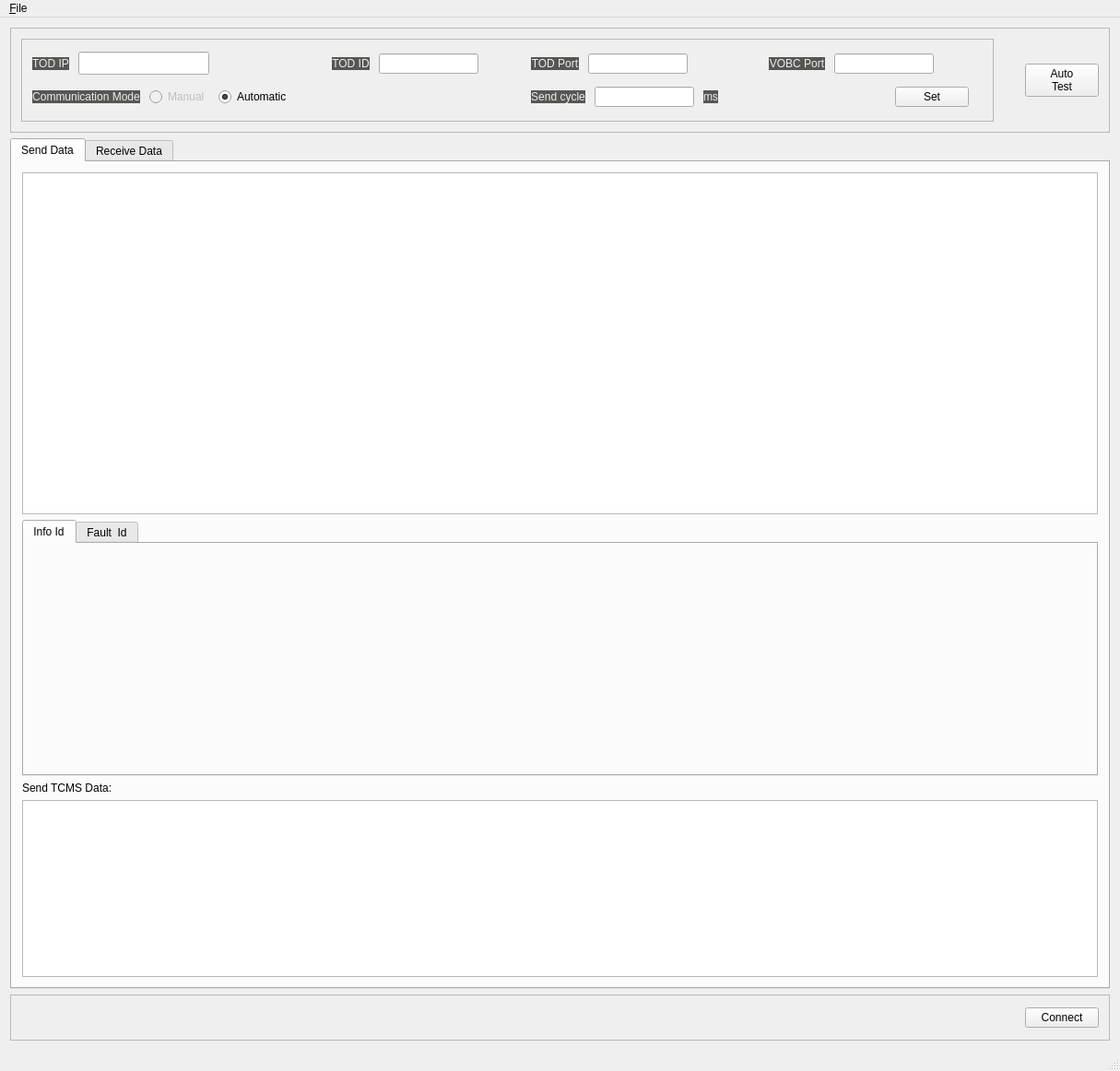
<?xml version="1.0" encoding="UTF-8"?>
<ui version="4.0">
 <class>MainWindow</class>
 <widget class="QMainWindow" name="MainWindow">
  <property name="geometry">
   <rect>
    <x>0</x>
    <y>0</y>
    <width>1215</width>
    <height>1162</height>
   </rect>
  </property>
  <property name="windowTitle">
   <string>MainWindow</string>
  </property>
  <property name="styleSheet">
   <string notr="true"/>
  </property>
  <widget class="QWidget" name="centralWidget">
   <layout class="QGridLayout" name="gridLayout">
    <item row="0" column="0">
     <widget class="QFrame" name="frame_3">
      <property name="frameShape">
       <enum>QFrame::StyledPanel</enum>
      </property>
      <property name="frameShadow">
       <enum>QFrame::Raised</enum>
      </property>
      <layout class="QHBoxLayout" name="horizontalLayout_2">
       <item>
        <widget class="QFrame" name="frame">
         <property name="enabled">
          <bool>true</bool>
         </property>
         <property name="minimumSize">
          <size>
           <width>1000</width>
           <height>90</height>
          </size>
         </property>
         <property name="styleSheet">
          <string notr="true"/>
         </property>
         <property name="frameShape">
          <enum>QFrame::StyledPanel</enum>
         </property>
         <property name="frameShadow">
          <enum>QFrame::Raised</enum>
         </property>
         <layout class="QGridLayout" name="gridLayout_2">
          <item row="0" column="0">
           <widget class="QWidget" name="widget_6" native="true">
            <layout class="QHBoxLayout" name="horizontalLayout_7" stretch="0,0,1">
             <property name="spacing">
              <number>10</number>
             </property>
             <property name="leftMargin">
              <number>0</number>
             </property>
             <property name="topMargin">
              <number>0</number>
             </property>
             <property name="rightMargin">
              <number>0</number>
             </property>
             <property name="bottomMargin">
              <number>0</number>
             </property>
             <item>
              <widget class="QLabel" name="label">
               <property name="sizePolicy">
                <sizepolicy hsizetype="Fixed" vsizetype="Fixed">
                 <horstretch>0</horstretch>
                 <verstretch>0</verstretch>
                </sizepolicy>
               </property>
               <property name="styleSheet">
                <string notr="true">color: rgb(238, 238, 236);
background-color: rgb(85, 87, 83);</string>
               </property>
               <property name="text">
                <string>TOD IP</string>
               </property>
               <property name="alignment">
                <set>Qt::AlignCenter</set>
               </property>
              </widget>
             </item>
             <item>
              <widget class="LineEdit" name="todIpLineEdit">
               <property name="sizePolicy">
                <sizepolicy hsizetype="Fixed" vsizetype="Fixed">
                 <horstretch>0</horstretch>
                 <verstretch>0</verstretch>
                </sizepolicy>
               </property>
               <property name="minimumSize">
                <size>
                 <width>142</width>
                 <height>25</height>
                </size>
               </property>
               <property name="styleSheet">
                <string notr="true"/>
               </property>
              </widget>
             </item>
             <item>
              <spacer name="horizontalSpacer_8">
               <property name="orientation">
                <enum>Qt::Horizontal</enum>
               </property>
               <property name="sizeHint" stdset="0">
                <size>
                 <width>40</width>
                 <height>20</height>
                </size>
               </property>
              </spacer>
             </item>
            </layout>
           </widget>
          </item>
          <item row="0" column="1">
           <spacer name="horizontalSpacer_11">
            <property name="orientation">
             <enum>Qt::Horizontal</enum>
            </property>
            <property name="sizeHint" stdset="0">
             <size>
              <width>40</width>
              <height>20</height>
             </size>
            </property>
           </spacer>
          </item>
          <item row="0" column="2">
           <widget class="QWidget" name="widget_5" native="true">
            <layout class="QHBoxLayout" name="horizontalLayout_6" stretch="0,0,1">
             <property name="spacing">
              <number>10</number>
             </property>
             <property name="leftMargin">
              <number>0</number>
             </property>
             <property name="topMargin">
              <number>0</number>
             </property>
             <property name="rightMargin">
              <number>0</number>
             </property>
             <property name="bottomMargin">
              <number>0</number>
             </property>
             <item>
              <widget class="QLabel" name="label_3">
               <property name="sizePolicy">
                <sizepolicy hsizetype="Fixed" vsizetype="Fixed">
                 <horstretch>0</horstretch>
                 <verstretch>0</verstretch>
                </sizepolicy>
               </property>
               <property name="styleSheet">
                <string notr="true">color: rgb(238, 238, 236);
background-color: rgb(85, 87, 83);</string>
               </property>
               <property name="text">
                <string>TOD ID</string>
               </property>
               <property name="alignment">
                <set>Qt::AlignCenter</set>
               </property>
              </widget>
             </item>
             <item>
              <widget class="LineEdit" name="todIdLineEdit">
               <property name="sizePolicy">
                <sizepolicy hsizetype="Fixed" vsizetype="Fixed">
                 <horstretch>0</horstretch>
                 <verstretch>0</verstretch>
                </sizepolicy>
               </property>
              </widget>
             </item>
             <item>
              <spacer name="horizontalSpacer_5">
               <property name="orientation">
                <enum>Qt::Horizontal</enum>
               </property>
               <property name="sizeHint" stdset="0">
                <size>
                 <width>40</width>
                 <height>20</height>
                </size>
               </property>
              </spacer>
             </item>
            </layout>
           </widget>
          </item>
          <item row="0" column="3">
           <widget class="QWidget" name="widget_2" native="true">
            <layout class="QHBoxLayout" name="horizontalLayout_3" stretch="0,0,1">
             <property name="spacing">
              <number>10</number>
             </property>
             <property name="leftMargin">
              <number>0</number>
             </property>
             <property name="topMargin">
              <number>0</number>
             </property>
             <property name="rightMargin">
              <number>0</number>
             </property>
             <property name="bottomMargin">
              <number>0</number>
             </property>
             <item>
              <widget class="QLabel" name="label_2">
               <property name="sizePolicy">
                <sizepolicy hsizetype="Fixed" vsizetype="Fixed">
                 <horstretch>0</horstretch>
                 <verstretch>0</verstretch>
                </sizepolicy>
               </property>
               <property name="styleSheet">
                <string notr="true">color: rgb(238, 238, 236);
background-color: rgb(85, 87, 83);</string>
               </property>
               <property name="text">
                <string>TOD Port</string>
               </property>
               <property name="alignment">
                <set>Qt::AlignCenter</set>
               </property>
              </widget>
             </item>
             <item>
              <widget class="LineEdit" name="todPortLineEdit">
               <property name="sizePolicy">
                <sizepolicy hsizetype="Fixed" vsizetype="Fixed">
                 <horstretch>0</horstretch>
                 <verstretch>0</verstretch>
                </sizepolicy>
               </property>
              </widget>
             </item>
             <item>
              <spacer name="horizontalSpacer">
               <property name="orientation">
                <enum>Qt::Horizontal</enum>
               </property>
               <property name="sizeHint" stdset="0">
                <size>
                 <width>40</width>
                 <height>20</height>
                </size>
               </property>
              </spacer>
             </item>
            </layout>
           </widget>
          </item>
          <item row="0" column="4">
           <spacer name="horizontalSpacer_12">
            <property name="orientation">
             <enum>Qt::Horizontal</enum>
            </property>
            <property name="sizeHint" stdset="0">
             <size>
              <width>40</width>
              <height>20</height>
             </size>
            </property>
           </spacer>
          </item>
          <item row="0" column="5">
           <widget class="QWidget" name="widget_3" native="true">
            <layout class="QHBoxLayout" name="horizontalLayout_4" stretch="0,0,1">
             <property name="spacing">
              <number>10</number>
             </property>
             <property name="leftMargin">
              <number>0</number>
             </property>
             <property name="topMargin">
              <number>0</number>
             </property>
             <property name="rightMargin">
              <number>0</number>
             </property>
             <property name="bottomMargin">
              <number>0</number>
             </property>
             <item>
              <widget class="QLabel" name="label_4">
               <property name="sizePolicy">
                <sizepolicy hsizetype="Fixed" vsizetype="Fixed">
                 <horstretch>0</horstretch>
                 <verstretch>0</verstretch>
                </sizepolicy>
               </property>
               <property name="styleSheet">
                <string notr="true">color: rgb(238, 238, 236);
background-color: rgb(85, 87, 83);</string>
               </property>
               <property name="text">
                <string>VOBC Port</string>
               </property>
               <property name="alignment">
                <set>Qt::AlignCenter</set>
               </property>
              </widget>
             </item>
             <item>
              <widget class="LineEdit" name="vobcPortLineEdit">
               <property name="sizePolicy">
                <sizepolicy hsizetype="Fixed" vsizetype="Fixed">
                 <horstretch>0</horstretch>
                 <verstretch>0</verstretch>
                </sizepolicy>
               </property>
              </widget>
             </item>
             <item>
              <spacer name="horizontalSpacer_2">
               <property name="orientation">
                <enum>Qt::Horizontal</enum>
               </property>
               <property name="sizeHint" stdset="0">
                <size>
                 <width>40</width>
                 <height>20</height>
                </size>
               </property>
              </spacer>
             </item>
            </layout>
           </widget>
          </item>
          <item row="0" column="6" rowspan="2">
           <spacer name="horizontalSpacer_13">
            <property name="orientation">
             <enum>Qt::Horizontal</enum>
            </property>
            <property name="sizeHint" stdset="0">
             <size>
              <width>17</width>
              <height>68</height>
             </size>
            </property>
           </spacer>
          </item>
          <item row="1" column="0" colspan="2">
           <widget class="QWidget" name="widget_7" native="true">
            <layout class="QHBoxLayout" name="horizontalLayout_8" stretch="0,0,0,1">
             <property name="spacing">
              <number>10</number>
             </property>
             <property name="leftMargin">
              <number>0</number>
             </property>
             <property name="topMargin">
              <number>0</number>
             </property>
             <property name="rightMargin">
              <number>0</number>
             </property>
             <property name="bottomMargin">
              <number>0</number>
             </property>
             <item>
              <widget class="QLabel" name="label_5">
               <property name="sizePolicy">
                <sizepolicy hsizetype="Fixed" vsizetype="Fixed">
                 <horstretch>0</horstretch>
                 <verstretch>0</verstretch>
                </sizepolicy>
               </property>
               <property name="layoutDirection">
                <enum>Qt::LeftToRight</enum>
               </property>
               <property name="styleSheet">
                <string notr="true">color: rgb(238, 238, 236);
background-color: rgb(85, 87, 83);</string>
               </property>
               <property name="text">
                <string>Communication Mode</string>
               </property>
               <property name="alignment">
                <set>Qt::AlignCenter</set>
               </property>
              </widget>
             </item>
             <item>
              <widget class="QRadioButton" name="manualRadioBtn">
               <property name="enabled">
                <bool>false</bool>
               </property>
               <property name="sizePolicy">
                <sizepolicy hsizetype="Fixed" vsizetype="Fixed">
                 <horstretch>0</horstretch>
                 <verstretch>0</verstretch>
                </sizepolicy>
               </property>
               <property name="text">
                <string>Manual</string>
               </property>
               <property name="autoExclusive">
                <bool>true</bool>
               </property>
              </widget>
             </item>
             <item>
              <widget class="QRadioButton" name="autoRadioBtn">
               <property name="sizePolicy">
                <sizepolicy hsizetype="Fixed" vsizetype="Fixed">
                 <horstretch>0</horstretch>
                 <verstretch>0</verstretch>
                </sizepolicy>
               </property>
               <property name="text">
                <string>Automatic</string>
               </property>
               <property name="checked">
                <bool>true</bool>
               </property>
               <property name="autoExclusive">
                <bool>true</bool>
               </property>
              </widget>
             </item>
             <item>
              <spacer name="horizontalSpacer_9">
               <property name="orientation">
                <enum>Qt::Horizontal</enum>
               </property>
               <property name="sizeHint" stdset="0">
                <size>
                 <width>40</width>
                 <height>20</height>
                </size>
               </property>
              </spacer>
             </item>
            </layout>
           </widget>
          </item>
          <item row="1" column="2">
           <spacer name="horizontalSpacer_10">
            <property name="orientation">
             <enum>Qt::Horizontal</enum>
            </property>
            <property name="sizeHint" stdset="0">
             <size>
              <width>212</width>
              <height>20</height>
             </size>
            </property>
           </spacer>
          </item>
          <item row="1" column="3" colspan="2">
           <widget class="QWidget" name="widget_4" native="true">
            <layout class="QHBoxLayout" name="horizontalLayout_5" stretch="0,0,0,1">
             <property name="spacing">
              <number>10</number>
             </property>
             <property name="leftMargin">
              <number>0</number>
             </property>
             <property name="topMargin">
              <number>0</number>
             </property>
             <property name="rightMargin">
              <number>0</number>
             </property>
             <property name="bottomMargin">
              <number>0</number>
             </property>
             <item>
              <widget class="QLabel" name="label_6">
               <property name="sizePolicy">
                <sizepolicy hsizetype="Fixed" vsizetype="Fixed">
                 <horstretch>0</horstretch>
                 <verstretch>0</verstretch>
                </sizepolicy>
               </property>
               <property name="styleSheet">
                <string notr="true">color: rgb(238, 238, 236);
background-color: rgb(85, 87, 83);</string>
               </property>
               <property name="text">
                <string>Send cycle</string>
               </property>
               <property name="alignment">
                <set>Qt::AlignCenter</set>
               </property>
              </widget>
             </item>
             <item>
              <widget class="LineEdit" name="sendCycleLineEdit">
               <property name="sizePolicy">
                <sizepolicy hsizetype="Fixed" vsizetype="Fixed">
                 <horstretch>0</horstretch>
                 <verstretch>0</verstretch>
                </sizepolicy>
               </property>
               <property name="statusTip">
                <string/>
               </property>
               <property name="text">
                <string/>
               </property>
               <property name="placeholderText">
                <string/>
               </property>
              </widget>
             </item>
             <item>
              <widget class="QLabel" name="label_7">
               <property name="sizePolicy">
                <sizepolicy hsizetype="Fixed" vsizetype="Fixed">
                 <horstretch>0</horstretch>
                 <verstretch>0</verstretch>
                </sizepolicy>
               </property>
               <property name="styleSheet">
                <string notr="true">color: rgb(238, 238, 236);
background-color: rgb(85, 87, 83);</string>
               </property>
               <property name="text">
                <string>ms</string>
               </property>
               <property name="alignment">
                <set>Qt::AlignCenter</set>
               </property>
              </widget>
             </item>
             <item>
              <spacer name="horizontalSpacer_4">
               <property name="orientation">
                <enum>Qt::Horizontal</enum>
               </property>
               <property name="sizeHint" stdset="0">
                <size>
                 <width>40</width>
                 <height>20</height>
                </size>
               </property>
              </spacer>
             </item>
            </layout>
           </widget>
          </item>
          <item row="1" column="5">
           <widget class="QWidget" name="widget" native="true">
            <layout class="QHBoxLayout" name="horizontalLayout" stretch="1,0">
             <property name="spacing">
              <number>10</number>
             </property>
             <property name="leftMargin">
              <number>0</number>
             </property>
             <property name="topMargin">
              <number>0</number>
             </property>
             <property name="rightMargin">
              <number>0</number>
             </property>
             <property name="bottomMargin">
              <number>0</number>
             </property>
             <item>
              <spacer name="horizontalSpacer_3">
               <property name="orientation">
                <enum>Qt::Horizontal</enum>
               </property>
               <property name="sizeHint" stdset="0">
                <size>
                 <width>101</width>
                 <height>20</height>
                </size>
               </property>
              </spacer>
             </item>
             <item>
              <widget class="QPushButton" name="setBtn">
               <property name="sizePolicy">
                <sizepolicy hsizetype="Fixed" vsizetype="Fixed">
                 <horstretch>0</horstretch>
                 <verstretch>0</verstretch>
                </sizepolicy>
               </property>
               <property name="styleSheet">
                <string notr="true"/>
               </property>
               <property name="text">
                <string>Set</string>
               </property>
              </widget>
             </item>
            </layout>
           </widget>
          </item>
         </layout>
         <zorder>widget</zorder>
         <zorder>widget_2</zorder>
         <zorder>widget_3</zorder>
         <zorder>widget_4</zorder>
         <zorder>widget_5</zorder>
         <zorder>widget_6</zorder>
         <zorder>widget_7</zorder>
         <zorder>horizontalSpacer_10</zorder>
         <zorder>horizontalSpacer_11</zorder>
         <zorder>horizontalSpacer_12</zorder>
         <zorder>horizontalSpacer_13</zorder>
        </widget>
       </item>
       <item>
        <spacer name="horizontalSpacer_7">
         <property name="orientation">
          <enum>Qt::Horizontal</enum>
         </property>
         <property name="sizeType">
          <enum>QSizePolicy::Maximum</enum>
         </property>
         <property name="sizeHint" stdset="0">
          <size>
           <width>40</width>
           <height>20</height>
          </size>
         </property>
        </spacer>
       </item>
       <item>
        <widget class="QPushButton" name="autotest">
         <property name="sizePolicy">
          <sizepolicy hsizetype="Fixed" vsizetype="Fixed">
           <horstretch>0</horstretch>
           <verstretch>0</verstretch>
          </sizepolicy>
         </property>
         <property name="text">
          <string>Auto
Test</string>
         </property>
        </widget>
       </item>
      </layout>
     </widget>
    </item>
    <item row="1" column="0">
     <widget class="QTabWidget" name="tabWidget">
      <property name="sizePolicy">
       <sizepolicy hsizetype="Expanding" vsizetype="Expanding">
        <horstretch>0</horstretch>
        <verstretch>0</verstretch>
       </sizepolicy>
      </property>
      <property name="minimumSize">
       <size>
        <width>1000</width>
        <height>520</height>
       </size>
      </property>
      <property name="whatsThis">
       <string>&lt;html&gt;&lt;head/&gt;&lt;body&gt;&lt;p&gt;&lt;br/&gt;&lt;/p&gt;&lt;/body&gt;&lt;/html&gt;</string>
      </property>
      <property name="currentIndex">
       <number>0</number>
      </property>
      <widget class="QWidget" name="tab">
       <attribute name="title">
        <string>Send Data</string>
       </attribute>
       <layout class="QVBoxLayout" name="verticalLayout" stretch="4,3,0,0">
        <item>
         <widget class="QTableWidget" name="sendTableWidget">
          <property name="statusTip">
           <string/>
          </property>
         </widget>
        </item>
        <item>
         <widget class="QTabWidget" name="tabWidget_2">
          <property name="currentIndex">
           <number>0</number>
          </property>
          <widget class="QWidget" name="infoTab">
           <attribute name="title">
            <string>Info Id</string>
           </attribute>
          </widget>
          <widget class="QWidget" name="faultTab">
           <attribute name="title">
            <string>Fault  Id</string>
           </attribute>
          </widget>
         </widget>
        </item>
        <item>
         <widget class="QLabel" name="label_8">
          <property name="text">
           <string>Send TCMS Data:</string>
          </property>
         </widget>
        </item>
        <item>
         <widget class="QTableWidget" name="tcmsTableWidget">
          <property name="font">
           <font>
            <pointsize>14</pointsize>
           </font>
          </property>
         </widget>
        </item>
       </layout>
      </widget>
      <widget class="QWidget" name="tab_2">
       <attribute name="title">
        <string>Receive Data</string>
       </attribute>
       <layout class="QVBoxLayout" name="verticalLayout_2">
        <item>
         <widget class="QTableWidget" name="receiveTableWidget"/>
        </item>
        <item>
         <widget class="QLabel" name="label_9">
          <property name="text">
           <string>Receive TCMS Data:</string>
          </property>
         </widget>
        </item>
        <item>
         <widget class="TextEdit" name="recTCMSData_TextEdit">
          <property name="readOnly">
           <bool>true</bool>
          </property>
         </widget>
        </item>
       </layout>
      </widget>
     </widget>
    </item>
    <item row="2" column="0">
     <widget class="QFrame" name="frame_2">
      <property name="minimumSize">
       <size>
        <width>1000</width>
        <height>50</height>
       </size>
      </property>
      <property name="styleSheet">
       <string notr="true"/>
      </property>
      <property name="frameShape">
       <enum>QFrame::StyledPanel</enum>
      </property>
      <property name="frameShadow">
       <enum>QFrame::Raised</enum>
      </property>
      <layout class="QGridLayout" name="gridLayout_5" columnstretch="3,4,1" columnminimumwidth="3,4,1">
       <item row="0" column="2">
        <widget class="QPushButton" name="connectBtn">
         <property name="sizePolicy">
          <sizepolicy hsizetype="Fixed" vsizetype="Fixed">
           <horstretch>0</horstretch>
           <verstretch>0</verstretch>
          </sizepolicy>
         </property>
         <property name="styleSheet">
          <string notr="true"/>
         </property>
         <property name="text">
          <string>Connect</string>
         </property>
        </widget>
       </item>
       <item row="0" column="0">
        <spacer name="horizontalSpacer_6">
         <property name="orientation">
          <enum>Qt::Horizontal</enum>
         </property>
         <property name="sizeHint" stdset="0">
          <size>
           <width>891</width>
           <height>20</height>
          </size>
         </property>
        </spacer>
       </item>
       <item row="0" column="1">
        <widget class="QLabel" name="tipsLabel">
         <property name="text">
          <string/>
         </property>
         <property name="alignment">
          <set>Qt::AlignCenter</set>
         </property>
        </widget>
       </item>
      </layout>
     </widget>
    </item>
   </layout>
  </widget>
  <widget class="QMenuBar" name="menuBar">
   <property name="geometry">
    <rect>
     <x>0</x>
     <y>0</y>
     <width>1215</width>
     <height>25</height>
    </rect>
   </property>
   <widget class="QMenu" name="menuFile_F">
    <property name="title">
     <string>&amp;File</string>
    </property>
    <addaction name="separator"/>
    <addaction name="action_Open"/>
   </widget>
   <addaction name="menuFile_F"/>
  </widget>
  <widget class="QStatusBar" name="statusBar"/>
  <action name="action_Open">
   <property name="text">
    <string>&amp;Open</string>
   </property>
   <property name="shortcut">
    <string>Ctrl+O</string>
   </property>
  </action>
 </widget>
 <layoutdefault spacing="6" margin="11"/>
 <customwidgets>
  <customwidget>
   <class>TextEdit</class>
   <extends>QTextEdit</extends>
   <header>Gui/TextEdit.h</header>
  </customwidget>
  <customwidget>
   <class>LineEdit</class>
   <extends>QLineEdit</extends>
   <header location="global">Gui/LineEdit.h</header>
  </customwidget>
 </customwidgets>
 <resources/>
 <connections/>
</ui>
